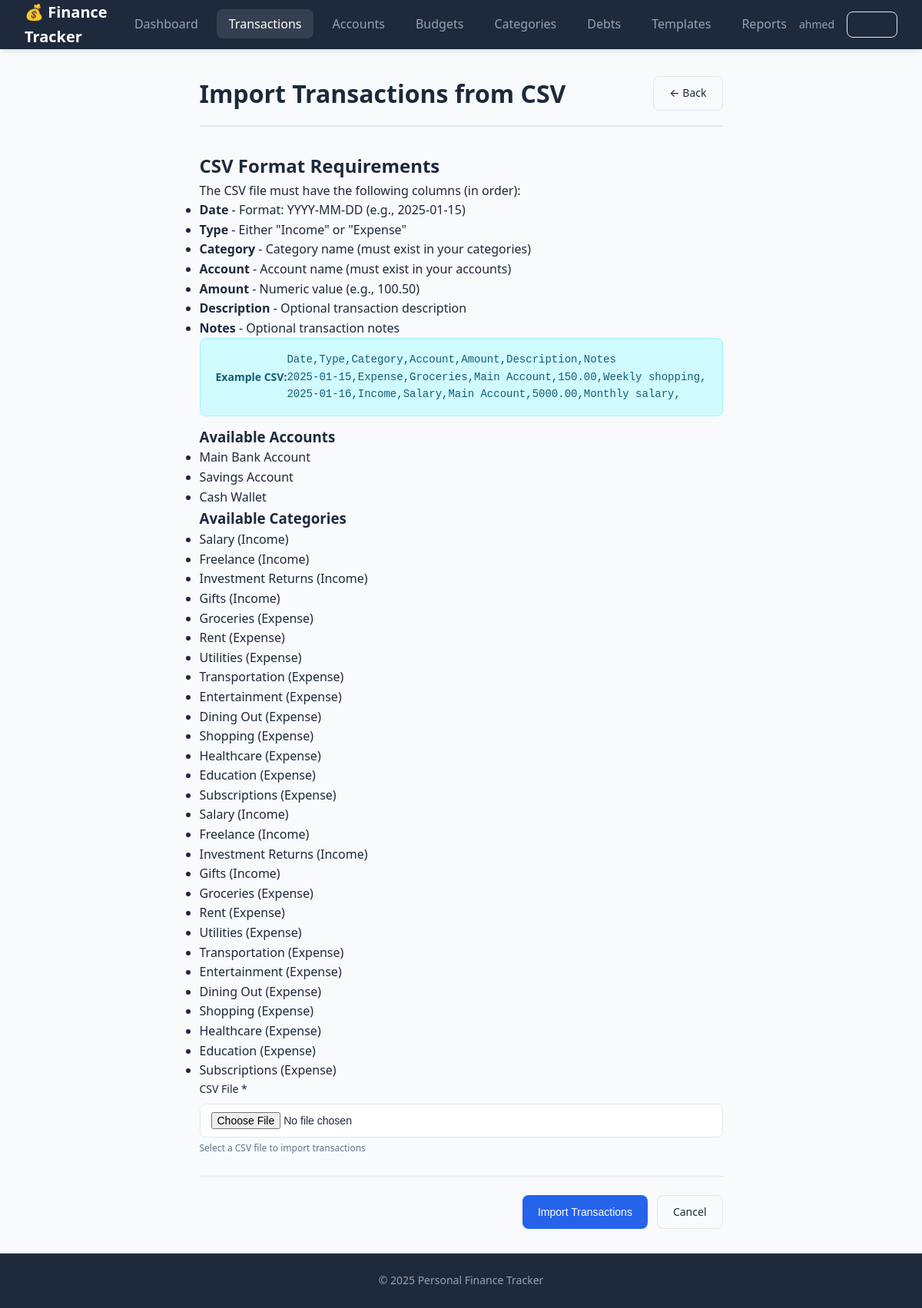
Screenshot of /transactions/import (signed in) with the database file from the repository.
### src/app/models/finance_models.py (models this page shows, shortened)
class User(UserMixin, db.Model):
    __tablename__ = 'user'
    id: Mapped[int] = mapped_column(Integer, primary_key=True, autoincrement=True)
    email: Mapped[str] = mapped_column(String(120), nullable=False, unique=True)
    password_hash: Mapped[str] = mapped_column(String(128), nullable=False)
    display_name: Mapped[Optional[str]] = mapped_column(String(100))
    default_currency: Mapped[str] = mapped_column(String(10), default='EGP')
    created_at: Mapped[datetime] = mapped_column(DateTime, default=datetime.utcnow)
    accounts: Mapped[List["Account"]] = relationship(
        "Account", back_populates="user", cascade="all, delete-orphan"
    )
    categories: Mapped[List["Category"]] = relationship(
        "Category", back_populates="user", cascade="all, delete-orphan"
    )
    transactions: Mapped[List["Transaction"]] = relationship(
        "Transaction", back_populates="user", cascade="all, delete-orphan"
    )
    budgets: Mapped[List["Budget"]] = relationship(
        "Budget", back_populates="user", cascade="all, delete-orphan"
    )
    transaction_templates: Mapped[List["TransactionTemplate"]] = relationship(
        "TransactionTemplate", back_populates="user", cascade="all, delete-orphan"
    )
    goals: Mapped[List["Goal"]] = relationship(
        "Goal", back_populates="user", cascade="all, delete-orphan"
    )
    recurring_transactions: Mapped[List["RecurringTransaction"]] = relationship(
        "RecurringTransaction", back_populates="user", cascade="all, delete-orphan"
    )
    debts: Mapped[List["Debt"]] = relationship(
        "Debt", back_populates="user", cascade="all, delete-orphan"
    )

class Account(db.Model):
    __tablename__ = 'account'
    id: Mapped[int] = mapped_column(Integer, primary_key=True, autoincrement=True)
    user_id: Mapped[int] = mapped_column(
        Integer, ForeignKey('user.id', ondelete='CASCADE'), nullable=False
    )
    name: Mapped[str] = mapped_column(String(100), nullable=False)
    account_type: Mapped[Optional[str]] = mapped_column(String(50))
    initial_balance: Mapped[Decimal] = mapped_column(
        DECIMAL(10, 2), default=Decimal('0.00')
    )
    current_balance: Mapped[Decimal] = mapped_column(
        DECIMAL(10, 2), default=Decimal('0.00')
    )
    currency: Mapped[str] = mapped_column(String(10), default='EGP')
    created_at: Mapped[datetime] = mapped_column(DateTime, default=datetime.utcnow)
    user: Mapped["User"] = relationship("User", back_populates="accounts")
    transactions: Mapped[List["Transaction"]] = relationship(
        "Transaction", back_populates="account", cascade="all, delete-orphan"
    )
    transaction_templates: Mapped[List["TransactionTemplate"]] = relationship(
        "TransactionTemplate", back_populates="account"
    )

class Category(db.Model):
    __tablename__ = 'category'
    id: Mapped[int] = mapped_column(Integer, primary_key=True, autoincrement=True)
    user_id: Mapped[int] = mapped_column(
        Integer, ForeignKey('user.id', ondelete='CASCADE'), nullable=False
    )
    name: Mapped[str] = mapped_column(String(100), nullable=False)
    category_type: Mapped[str] = mapped_column(String(10), nullable=False)
    color: Mapped[Optional[str]] = mapped_column(String(7))
    max_single_amount: Mapped[Optional[Decimal]] = mapped_column(DECIMAL(10, 2))
    user: Mapped["User"] = relationship("User", back_populates="categories")
    transactions: Mapped[List["Transaction"]] = relationship(
        "Transaction", back_populates="category", cascade="all, delete-orphan"
    )
    budgets: Mapped[List["Budget"]] = relationship(
        "Budget", back_populates="category", cascade="all, delete-orphan"
    )
    transaction_templates: Mapped[List["TransactionTemplate"]] = relationship(
        "TransactionTemplate", back_populates="category"
    )

### src/app/controllers/transaction_routes.py (the view, shortened to what this page needs)
@transaction_bp.route('/transactions/import', methods=['GET', 'POST'])
@login_required
def import_transactions():
    if request.method == 'GET':
        accounts = AccountRepository.get_all_by_user(current_user.id)
        categories = CategoryRepository.get_all_by_user(current_user.id)
        return render_template(
            'import_transactions.html',
            accounts=accounts,
            categories=categories
        )

### src/app/__init__.py (called while the page is built)
def _init_extensions(app: Flask) -> None:
    database.init_app(app)
    bcrypt.init_app(app)
    login_manager.init_app(app)
    @login_manager.user_loader
    def load_user(user_id: str):
        from .models import User
        return User.query.get(int(user_id))

### src/app/repositories/account_repository.py (called while the page is built)
    @staticmethod
    def get_all_by_user(user_id: int) -> List[Account]:
        return Account.query.filter_by(user_id=user_id).all()

### src/app/repositories/category_repository.py (called while the page is built)
    @staticmethod
    def get_all_by_user(user_id: int) -> List[Category]:
        return Category.query.filter_by(user_id=user_id).all()

### src/app/templates/import_transactions.html (shortened to what this page needs)
{% extends "base.html" %}
{% block content %}
<div class="page-header">
    <h1>Import Transactions from CSV</h1>
    <a href="{{ url_for('transaction.transactions') }}" class="btn btn-outline">← Back</a>
</div>
<div class="form-card">
    <h2>CSV Format Requirements</h2>
    <p>The CSV file must have the following columns (in order):</p>
    <ul>
        <li><strong>Date</strong> - Format: YYYY-MM-DD (e.g., 2025-01-15)</li>
        <li><strong>Type</strong> - Either "Income" or "Expense"</li>
        <li><strong>Category</strong> - Category name (must exist in your categories)</li>
        <li><strong>Account</strong> - Account name (must exist in your accounts)</li>
        <li><strong>Amount</strong> - Numeric value (e.g., 100.50)</li>
        <li><strong>Description</strong> - Optional transaction description</li>
        <li><strong>Notes</strong> - Optional transaction notes</li>
    </ul>
    <div class="alert alert-info">
        <strong>Example CSV:</strong><br>
        <code>
            Date,Type,Category,Account,Amount,Description,Notes<br>
            2025-01-15,Expense,Groceries,Main Account,150.00,Weekly shopping,<br>
            2025-01-16,Income,Salary,Main Account,5000.00,Monthly salary,<br>
        </code>
    </div>
    <h3>Available Accounts</h3>
    <ul>
        {% for account in accounts %}
        <li>{{ account.name }}</li>
        {% else %}
        <li class="text-muted">No accounts found. Please create an account first.</li>
        {% endfor %}
    </ul>
    <h3>Available Categories</h3>
    <ul>
        {% for category in categories %}
        <li>{{ category.name }} ({{ category.category_type }})</li>
        {% else %}
        <li class="text-muted">No categories found. Please create categories first.</li>
        {% endfor %}
    </ul>
</div>
<form method="POST" enctype="multipart/form-data" class="form-card">
    <div class="form-group">
        <label class="form-label">CSV File *</label>
        <input type="file" name="csv_file" accept=".csv" class="form-control" required>
        <small class="form-text">Select a CSV file to import transactions</small>
    </div>
    <div class="form-actions">
        <button type="submit" class="btn btn-primary">Import Transactions</button>
        <a href="{{ url_for('transaction.transactions') }}" class="btn btn-outline">Cancel</a>
    </div>
</form>
{% endblock %}

### src/app/templates/base.html (shortened to what this page needs)
<!DOCTYPE html>
<html lang="en">
<head>
    <link rel="stylesheet" href="{{ url_for('static', filename='css/style.css') }}">
</head>
<body>
    {% if current_user.is_authenticated %}
    <nav class="navbar">
        <div class="nav-brand">
            <a href="{{ url_for('dashboard.dashboard') }}">💰 Finance Tracker</a>
        </div>
        <ul class="nav-links">
            <li><a href="{{ url_for('dashboard.dashboard') }}" class="{% if request.endpoint == 'dashboard.dashboard' %}active{% endif %}">Dashboard</a></li>
            <li><a href="{{ url_for('transaction.transactions') }}" class="{% if 'transaction' in request.endpoint %}active{% endif %}">Transactions</a></li>
            <li><a href="{{ url_for('account.accounts') }}" class="{% if 'account' in request.endpoint %}active{% endif %}">Accounts</a></li>
            <li><a href="{{ url_for('budget.budgets') }}" class="{% if 'budget' in request.endpoint %}active{% endif %}">Budgets</a></li>
            <li><a href="{{ url_for('category.categories') }}" class="{% if 'category' in request.endpoint %}active{% endif %}">Categories</a></li>
            <li><a href="{{ url_for('debt.debts') }}" class="{% if 'debt' in request.endpoint %}active{% endif %}">Debts</a></li>
            <li><a href="{{ url_for('template.templates') }}" class="{% if 'template' in request.endpoint %}active{% endif %}">Templates</a></li>
            <li><a href="{{ url_for('report.reports') }}" class="{% if 'report' in request.endpoint %}active{% endif %}">Reports</a></li>
        </ul>
        <div class="nav-user">
            <span class="user-name">{{ current_user.display_name or current_user.email }}</span>
            <a href="{{ url_for('auth.logout') }}" class="btn btn-outline btn-sm">Logout</a>
        </div>
    </nav>
    {% endif %}
    <main class="container">
        {% block content %}{% endblock %}
    </main>
    <footer class="footer">
        <p>&copy; 2025 Personal Finance Tracker</p>
    </footer>
</body>
</html>

### src/app/static/css/style.css (style rules this page uses)
:root { --primary: #2563eb; --primary-dark: #1d4ed8; --primary-light: #3b82f6; --secondary: #64748b; --success: #10b981; --success-light: #d1fae5; --warning: #f59e0b; --warning-light: #fef3c7; --danger: #ef4444; --danger-light: #fee2e2; --info: #06b6d4; --info-light: #cffafe; --bg-primary: #f8fafc; --bg-secondary: #ffffff; --bg-dark: #1e293b; --text-primary: #1e293b; --text-secondary: #64748b; --text-light: #94a3b8; --text-inverse: #ffffff; --border-color: #e2e8f0; --border-radius: 8px; --shadow-sm: 0 1px 2px rgba(0, 0, 0, 0.05); --shadow: 0 4px 6px -1px rgba(0, 0, 0, 0.1); --shadow-lg: 0 10px 15px -3px rgba(0, 0, 0, 0.1); --font-family: 'Segoe UI', system-ui, -apple-system, sans-serif; --transition: all 0.2s ease; }
*, *::before, *::after { box-sizing: border-box; margin: 0; padding: 0; }
html { font-size: 16px; scroll-behavior: smooth; }
body { font-family: var(--font-family); background-color: var(--bg-primary); color: var(--text-primary); line-height: 1.6; min-height: 100vh; display: flex; flex-direction: column; }
a { color: var(--primary); text-decoration: none; transition: var(--transition); }
.navbar { background: var(--bg-dark); padding: 0 2rem; display: flex; align-items: center; justify-content: space-between; height: 64px; position: sticky; top: 0; z-index: 1000; box-shadow: var(--shadow); }
.nav-brand a { color: var(--text-inverse); font-size: 1.25rem; font-weight: 700; display: flex; align-items: center; gap: 0.5rem; }
.nav-links { display: flex; list-style: none; gap: 0.5rem; }
.nav-links a { color: var(--text-light); padding: 0.5rem 1rem; border-radius: var(--border-radius); font-weight: 500; transition: var(--transition); }
.nav-links a:hover, .nav-links a.active { color: var(--text-inverse); background: rgba(255, 255, 255, 0.1); }
.nav-user { display: flex; align-items: center; gap: 1rem; }
.user-name { color: var(--text-light); font-size: 0.875rem; }
.container { max-width: 1200px; margin: 0 auto; padding: 2rem; flex: 1; }
.page-header { display: flex; justify-content: space-between; align-items: center; margin-bottom: 2rem; padding-bottom: 1rem; border-bottom: 1px solid var(--border-color); }
.page-header h1 { font-size: 1.75rem; font-weight: 700; color: var(--text-primary); }
.btn { display: inline-flex; align-items: center; justify-content: center; gap: 0.5rem; padding: 0.625rem 1.25rem; font-size: 0.875rem; font-weight: 500; border-radius: var(--border-radius); border: none; cursor: pointer; transition: var(--transition); text-decoration: none; }
.btn-primary { background: var(--primary); color: var(--text-inverse); }
.btn-outline { background: transparent; border: 1px solid var(--border-color); color: var(--text-primary); }
.btn-sm { padding: 0.375rem 0.75rem; font-size: 0.75rem; }
.form-group { margin-bottom: 1.25rem; }
.form-label { display: block; font-size: 0.875rem; font-weight: 500; color: var(--text-primary); margin-bottom: 0.5rem; }
.form-control { width: 100%; padding: 0.625rem 0.875rem; font-size: 0.875rem; border: 1px solid var(--border-color); border-radius: var(--border-radius); background: var(--bg-secondary); color: var(--text-primary); transition: var(--transition); }
.form-control::placeholder { color: var(--text-light); }
.form-text { font-size: 0.75rem; color: var(--text-secondary); margin-top: 0.25rem; }
.alert { padding: 1rem 1.25rem; border-radius: var(--border-radius); display: flex; align-items: center; justify-content: space-between; margin-bottom: 0.75rem; font-size: 0.875rem; }
.alert-info { background: var(--info-light); color: #155e75; border: 1px solid #a5f3fc; }
.footer { background: var(--bg-dark); color: var(--text-light); text-align: center; padding: 1.5rem; font-size: 0.875rem; margin-top: auto; }
.form-actions { display: flex; gap: 0.75rem; justify-content: flex-end; margin-top: 1.5rem; padding-top: 1.5rem; border-top: 1px solid var(--border-color); }
.page-header { display: flex; justify-content: space-between; align-items: center; margin-bottom: 2rem; padding-bottom: 1rem; border-bottom: 2px solid var(--border-color); }
.page-header h1 { font-size: 2rem; font-weight: 700; color: var(--text-primary); margin: 0; }

### rows the page displays
User: display_name "ahmed"
Account: name "Main Bank Account"
Account: name "Savings Account"
Account: name "Cash Wallet"
Category: name "Salary", category_type "Income"
Category: name "Freelance", category_type "Income"
Category: name "Investment Returns", category_type "Income"
Category: name "Gifts", category_type "Income"
Category: name "Groceries", category_type "Expense"
Category: name "Rent", category_type "Expense"
Category: name "Utilities", category_type "Expense"
Category: name "Transportation", category_type "Expense"
Category: name "Entertainment", category_type "Expense"
Category: name "Dining Out", category_type "Expense"
Category: name "Shopping", category_type "Expense"
Category: name "Healthcare", category_type "Expense"
Category: name "Education", category_type "Expense"
Category: name "Subscriptions", category_type "Expense"
Category: name "Salary", category_type "Income"
Category: name "Freelance", category_type "Income"
Category: name "Investment Returns", category_type "Income"
Category: name "Gifts", category_type "Income"
Category: name "Groceries", category_type "Expense"
Category: name "Rent", category_type "Expense"
Category: name "Utilities", category_type "Expense"
Category: name "Transportation", category_type "Expense"
Category: name "Entertainment", category_type "Expense"
Category: name "Dining Out", category_type "Expense"
Category: name "Shopping", category_type "Expense"
Category: name "Healthcare", category_type "Expense"
Category: name "Education", category_type "Expense"
Category: name "Subscriptions", category_type "Expense"
